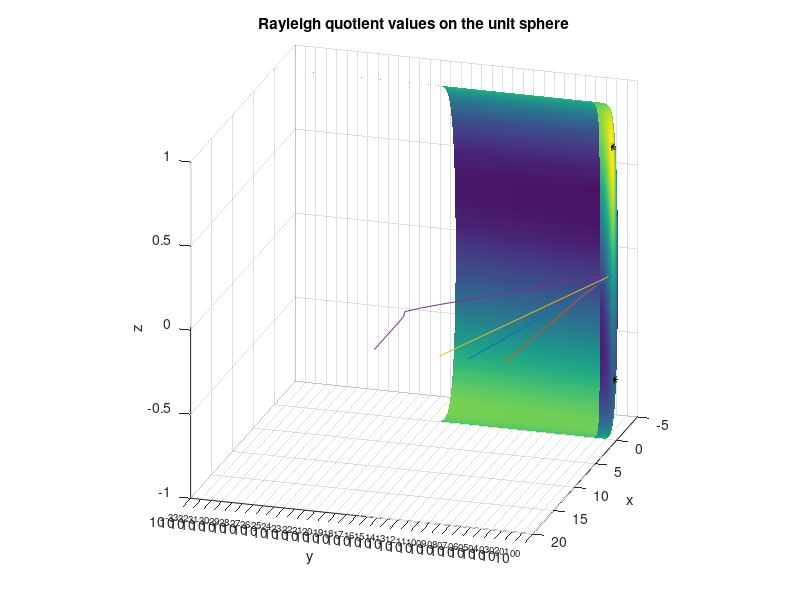

Source code (MATLAB): (Note: this script raises an error after producing the figure.)

A = [2 1 1; 1 3 1; 1 1 4]
[V,D] = eig(A);

[X,Y,Z] = sphere(100);
v = [X(:) Y(:) Z(:)]';
Av = A*v;
Ray = sum( conj(v).*Av, 1 );
surf(X,Y,Z,reshape(Ray,size(X)))
hold on
plot3(V(1,:),V(2,:),V(3,:),'k*')

title('Rayleigh quotient values on the unit sphere')
shading interp, axis square
view(107,20)
xlabel('x'), ylabel('y'), zlabel('z')

x = V(:,3);  
v = [0.4;0.5;0.75];
evec_err = norm(x-v)

eval_est = v'*A*v/(v'*v)
eval_err = norm(eval_est-D(3,3))

v = rand(3,1);
for k = 1:20
    v = v/norm(v);
    evec_err(k) = min(norm(v-x),norm(v+x));
    v = A*v;
end
semilogy(evec_err)    
    

abs( v'*A*v/(v'*v) - D(3,3) )

diag(D)

(5-5.2)/(5-2.46)



for mu = [4 4.5 5.1]
    [L,U] = lu(A-mu*eye(3));
    v = rand(3,1);
    for k = 1:20
        v = v/norm(v);
        evec_err(k) = min(norm(v-x),norm(v+x));
        v = U\(L\v);
    end
    semilogy(evec_err)
    hold on
end

digits(60)
A = vpa(A);
lambda = eig(A)

v = vpa(ones(3,1));
for k = 1:5
    v = v/norm(v);
    mu = v'*A*v; 
    fprintf('error in eigenvalue = %.50f\n',double(min(mu-lambda)))
    v = (A-mu*eye(3))\v;    
end
